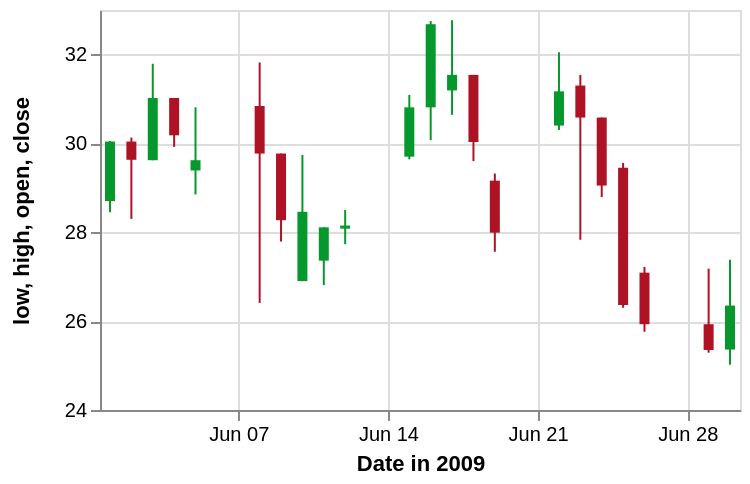

The specification (Vega-Lite) saved for this image:
### Vega specification from a JSON file in a GitHub repository (floating-point values rounded to 4 significant figures)
{"$schema": "https://vega.github.io/schema/vega/v4.json", "description": "A candlestick chart inspired by an example in Protovis (http://mbostock.github.io/protovis/ex/candlestick.html)", "autosize": "pad", "padding": 5, "width": 320, "height": 200, "style": "cell", "data": [{"name": "source_0", "values": [{"date": "2009-06-01", "open": 28.7, "high": 30.05, "low": 28.45, "close": 30.04, "signal": "short", "ret": -4.894}, {"date": "2009-06-02", "open": 30.04, "high": 30.13, "low": 28.3, "close": 29.63, "signal": "short", "ret": -0.3226}, {"date": "2009-06-03", "open": 29.62, "high": 31.79, "low": 29.62, "close": 31.02, "signal": "short", "ret": 3.687}, {"date": "2009-06-04", "open": 31.02, "high": 31.02, "low": 29.92, "close": 30.18, "signal": "short", "ret": 4.51}, {"date": "2009-06-05", "open": 29.39, "high": 30.81, "low": 28.85, "close": 29.62, "signal": "short", "ret": 6.084}, {"date": "2009-06-08", "open": 30.84, "high": 31.82, "low": 26.41, "close": 29.77, "signal": "short", "ret": 1.254}, {"date": "2009-06-09", "open": 29.77, "high": 29.77, "low": 27.79, "close": 28.27, "signal": "short", "ret": -5.024}, {"date": "2009-06-10", "open": 26.9, "high": 29.74, "low": 26.9, "close": 28.46, "signal": "short", "ret": -5.466}, {"date": "2009-06-11", "open": 27.36, "high": 28.11, "low": 26.81, "close": 28.11, "signal": "short", "ret": -8.374}, {"date": "2009-06-12", "open": 28.08, "high": 28.5, "low": 27.73, "close": 28.15, "signal": "short", "ret": -5.528}, {"date": "2009-06-15", "open": 29.7, "high": 31.09, "low": 29.64, "close": 30.81, "signal": "long", "ret": 3.492}, {"date": "2009-06-16", "open": 30.81, "high": 32.75, "low": 30.07, "close": 32.68, "signal": "short", "ret": 0.155}, {"date": "2009-06-17", "open": 31.19, "high": 32.77, "low": 30.64, "close": 31.54, "signal": "short", "ret": 5.828}, {"date": "2009-06-18", "open": 31.54, "high": 31.54, "low": 29.6, "close": 30.03, "signal": "short", "ret": 8.176}, {"date": "2009-06-19", "open": 29.16, "high": 29.32, "low": 27.56, "close": 27.99, "signal": "short", "ret": 8.599}, {"date": "2009-06-22", "open": 30.4, "high": 32.05, "low": 30.3, "close": 31.17, "signal": "short", "ret": 15.49}, {"date": "2009-06-23", "open": 31.3, "high": 31.54, "low": 27.83, "close": 30.58, "signal": "short", "ret": 11.74}, {"date": "2009-06-24", "open": 30.58, "high": 30.58, "low": 28.79, "close": 29.05, "signal": "long", "ret": -10.42}, {"date": "2009-06-25", "open": 29.45, "high": 29.56, "low": 26.3, "close": 26.36, "signal": "long", "ret": 0}, {"date": "2009-06-26", "open": 27.09, "high": 27.22, "low": 25.76, "close": 25.93, "signal": "long", "ret": 0}, {"date": "2009-06-29", "open": 25.93, "high": 27.18, "low": 25.29, "close": 25.35, "signal": "long", "ret": 5.263}, {"date": "2009-06-30", "open": 25.36, "high": 27.38, "low": 25.02, "close": 26.35, "signal": "long", "ret": 6.738}]}, {"name": "data_0", "source": "source_0", "transform": [{"type": "formula", "expr": "timeParse(datum[\"date\"],'%Y-%m-%d')", "as": "date"}]}], "marks": [{"name": "layer_0_marks", "type": "rule", "style": ["rule"], "from": {"data": "data_0"}, "encode": {"update": {"stroke": [{"test": "datum[\"date\"] === null || isNaN(datum[\"date\"]) || datum[\"low\"] === null || isNaN(datum[\"low\"])", "value": null}, {"test": "datum.open < datum.close", "value": "#06982d"}, {"value": "#ae1325"}], "tooltip": {"signal": "{\"Date in 2009\": timeFormat(datum[\"date\"], '%b %d, %Y'), \"low\": format(datum[\"low\"], \"\"), \"high\": format(datum[\"high\"], \"\")}"}, "x": {"scale": "x", "field": "date"}, "y": {"scale": "y", "field": "low"}, "y2": {"scale": "y", "field": "high"}}}}, {"name": "layer_1_marks", "type": "rect", "style": ["bar"], "from": {"data": "data_0"}, "encode": {"update": {"fill": [{"test": "datum[\"date\"] === null || isNaN(datum[\"date\"]) || datum[\"open\"] === null || isNaN(datum[\"open\"])", "value": null}, {"test": "datum.open < datum.close", "value": "#06982d"}, {"value": "#ae1325"}], "tooltip": {"signal": "{\"Date in 2009\": timeFormat(datum[\"date\"], '%b %d, %Y'), \"open\": format(datum[\"open\"], \"\"), \"close\": format(datum[\"close\"], \"\")}"}, "xc": {"scale": "x", "field": "date"}, "width": {"value": 5}, "y": {"scale": "y", "field": "open"}, "y2": {"scale": "y", "field": "close"}}}}], "scales": [{"name": "x", "type": "time", "domain": {"data": "data_0", "field": "date"}, "range": [0, {"signal": "width"}], "padding": 5}, {"name": "y", "type": "linear", "domain": {"data": "data_0", "fields": ["low", "high", "open", "close"]}, "range": [{"signal": "height"}, 0], "zero": false, "nice": true, "padding": 5}], "axes": [{"scale": "x", "orient": "bottom", "grid": false, "title": "Date in 2009", "labelFlush": true, "labelOverlap": true, "tickCount": {"signal": "ceil(width/40)"}, "zindex": 1}, {"scale": "x", "orient": "bottom", "gridScale": "y", "grid": true, "tickCount": {"signal": "ceil(width/40)"}, "domain": false, "labels": false, "maxExtent": 0, "minExtent": 0, "ticks": false, "zindex": 0}, {"scale": "y", "orient": "left", "grid": false, "title": "low, high, open, close", "labelOverlap": true, "tickCount": {"signal": "ceil(height/40)"}, "zindex": 1}, {"scale": "y", "orient": "left", "gridScale": "x", "grid": true, "tickCount": {"signal": "ceil(height/40)"}, "domain": false, "labels": false, "maxExtent": 0, "minExtent": 0, "ticks": false, "zindex": 0}], "config": {"axisY": {"minExtent": 30}}}
